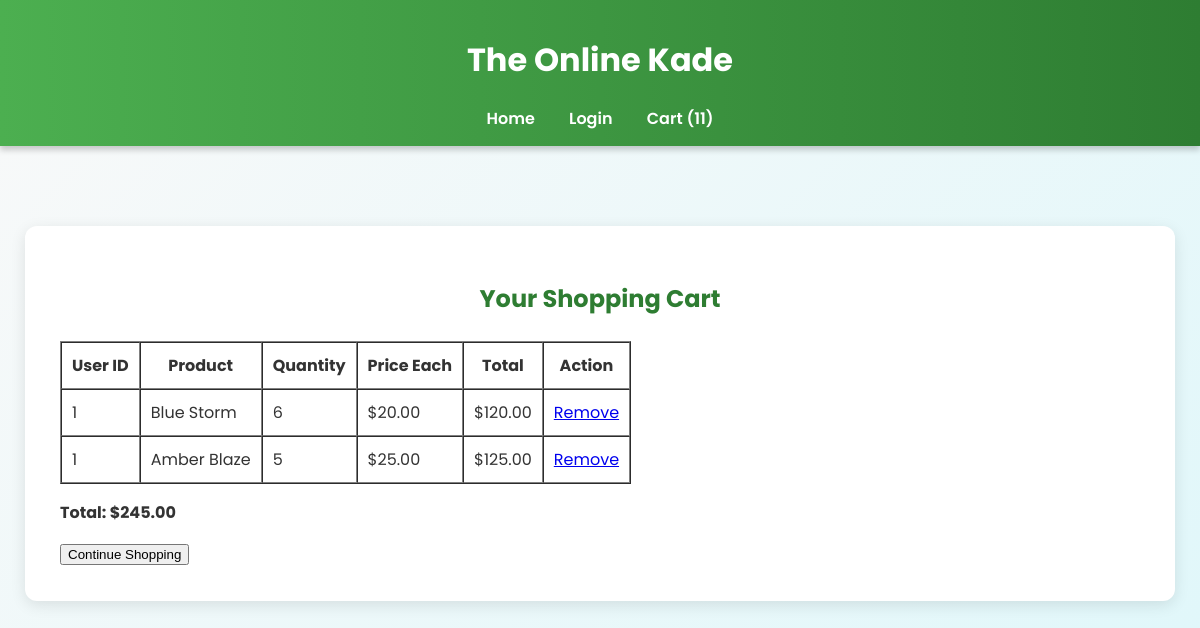
Screenshot of /cart.php?user_id=1 with the database file from the repository.
### tables this page shows
CREATE TABLE `cart` (
  `id` int(11) NOT NULL,
  `user_id` int(11) NOT NULL,
  `product_id` int(11) NOT NULL,
  `quantity` int(11) DEFAULT 1
);

CREATE TABLE `products` (
  `id` int(11) NOT NULL,
  `name` varchar(255) NOT NULL,
  `description` text DEFAULT NULL,
  `price` decimal(10,2) DEFAULT NULL,
  `image_url` varchar(255) DEFAULT NULL
);

### cart.php (the view, shortened to what this page needs)
<?php
require_once 'db.php';
if (isset($_GET['user_id'])) {
    $user_id = (int)$_GET['user_id'];
} elseif (isset($_SESSION['user_id'])) {
    $user_id = $_SESSION['user_id'];
} else {
    header('Location: login.php');
    exit;
}
$stmt = $pdo->prepare("SELECT c.quantity, p.name, p.price, p.id AS product_id, c.user_id FROM cart c JOIN products p ON c.product_id = p.id WHERE c.user_id = ?");
$stmt->execute([$user_id]);
$cart_items = $stmt->fetchAll(PDO::FETCH_ASSOC);
$grand_total = 0;
foreach ($cart_items as $item) {
    $grand_total += $item['price'] * $item['quantity'];
}
$stmt = $pdo->prepare("SELECT SUM(quantity) AS total FROM cart WHERE user_id = ?");
$stmt->execute([$user_id]);
$result = $stmt->fetch(PDO::FETCH_ASSOC);
$cart_count = $result['total'];
?>
<!DOCTYPE html>
<html lang="en">
<head>
  <link rel="stylesheet" href="styles.css">
</head>
<body>
<header>
  <h1>The Online Kade</h1>
  <nav>
    <ul>
      <li><a href="index.php">Home</a></li>
      <li><a href="login.php">Login</a></li>
      <li><a href="cart.php?user_id=<?php echo $user_id; ?>">Cart (<?php echo $cart_count; ?>)</a></li>
    </ul>
  </nav>
</header>
<section class="cart">
  <h2>Your Shopping Cart</h2>
  <?php if (!empty($cart_items)): ?>
    <table border="1" cellpadding="10" cellspacing="0">
      <tr>
        <th>User ID</th>
        <th>Product</th>
        <th>Quantity</th>
        <th>Price Each</th>
        <th>Total</th>
        <th>Action</th>
      </tr>
      <?php foreach ($cart_items as $item): ?>
        <tr>
          <td><?php echo $item['user_id']; ?></td>
          <td><?php echo htmlspecialchars($item['name']); ?></td>
          <td><?php echo $item['quantity']; ?></td>
          <td>$<?php echo number_format($item['price'], 2); ?></td>
          <td>$<?php echo number_format($item['price'] * $item['quantity'], 2); ?></td>
          <td><a href="cart.php?user_id=<?php echo $user_id; ?>&remove_from_cart=<?php echo $item['product_id']; ?>">Remove</a></td>
        </tr>
      <?php endforeach; ?>
    </table>
    <p><strong>Total: $<?php echo number_format($grand_total, 2); ?></strong></p>
    <a href="index.php"><button>Continue Shopping</button></a>
  <?php else: ?>
    <p>Your cart is empty.</p>
    <a href="index.php"><button>Continue Shopping</button></a>
  <?php endif; ?>
</section>
</body>
</html>

### styles.css (style rules this page uses)
body { font-family: 'Poppins', sans-serif; margin: 0; padding: 0; background: linear-gradient(135deg, #f9f9f9, #e0f7fa); color: #333; }
header { background: linear-gradient(90deg, #4CAF50, #2E7D32); color: #fff; padding: 15px 0; text-align: center; box-shadow: 0 4px 6px rgba(0, 0, 0, 0.2); }
header nav ul { list-style: none; padding: 0; margin: 10px 0 0; }
header nav ul li { display: inline-block; margin: 0 15px; }
header nav ul li a { color: #fff; text-decoration: none; font-weight: 600; transition: color 0.3s ease; }
.cart { margin: 80px auto; width: 90%; background: #fff; padding: 35px; border-radius: 12px; box-shadow: 0 4px 15px rgba(0, 0, 0, 0.1); }
.cart h2 { margin-bottom: 25px; text-align: center; color: #2E7D32; }

### rows the page displays
cart: user "1", product.name "Blue Storm", quantity "6", product.price "20.00", $item['price'] * $item['quantity'] "120.00"
cart: user "1", product.name "Amber Blaze", quantity "5", product.price "25.00", $item['price'] * $item['quantity'] "125.00"

### other values shown
$cart_count "11"
$grand_total "245.00"
